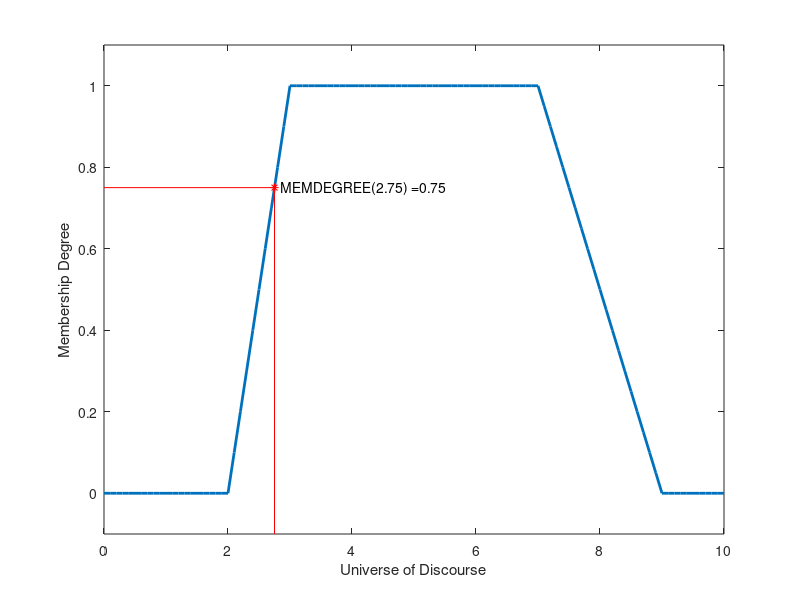

Recreate this plot in MATLAB.
close all % closes all the open figure windows
clear all % removes all variables in the workspace
clc       % clears the command window
x = (0:0.1:10); % The universe of discourse is [0,10]; the points are defined with a step of 0.1
params=[2 3 7 9];% parameters for a trapezoidal membership function
y = trapmf(x, params); % compute the membership function values

plot(x, y,'linewidth',2);

axis([0 10 -0.1 1.1]);

xlabel('Universe of Discourse'); % horizontal axis variable name
ylabel ('Membership Degree'); % vertical axis variable name
set(gcf, 'name', 'Trapezoidal Membership Function', 'numbertitle', 'off'); % figure name

hold on
x1=2.75;
u1=evalmf(x1,params,'trapmf');
fprintf( 'x1 = %1.2f has the Memebership Degree u1 = %1.2f\n',x1,u1);
plot (x1,u1,'r*') % place the point on the graph
plot ([x1,x1],[-0.1,u1],...
    'linestyle','-','color','r')
plot ([0,x1],[u1,u1],...
    'linestyle','-','color','r')

hold on
str1 = strcat('  MEMDEGREE( ',num2str(x1),') = ',num2str(u1));
text(x1,u1,str1);

hold off